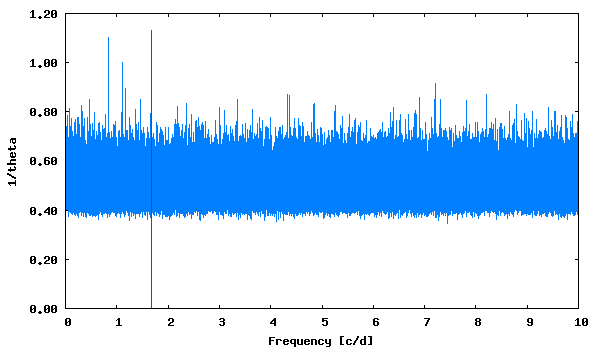

Source code (gnuplot):
set term png size 600,350 medium
set colors classic
set output "phase_lc_1.lk.png"
set xlabel "Frequency [c/d]"
set ylabel "1/theta"
set format y "%5.2f"
plot [] "lk.periodogram" using 1:2 with lines linecolor 3 title "", "<echo '1.678548  1.13'" with impulses linecolor 1 title ""
 
